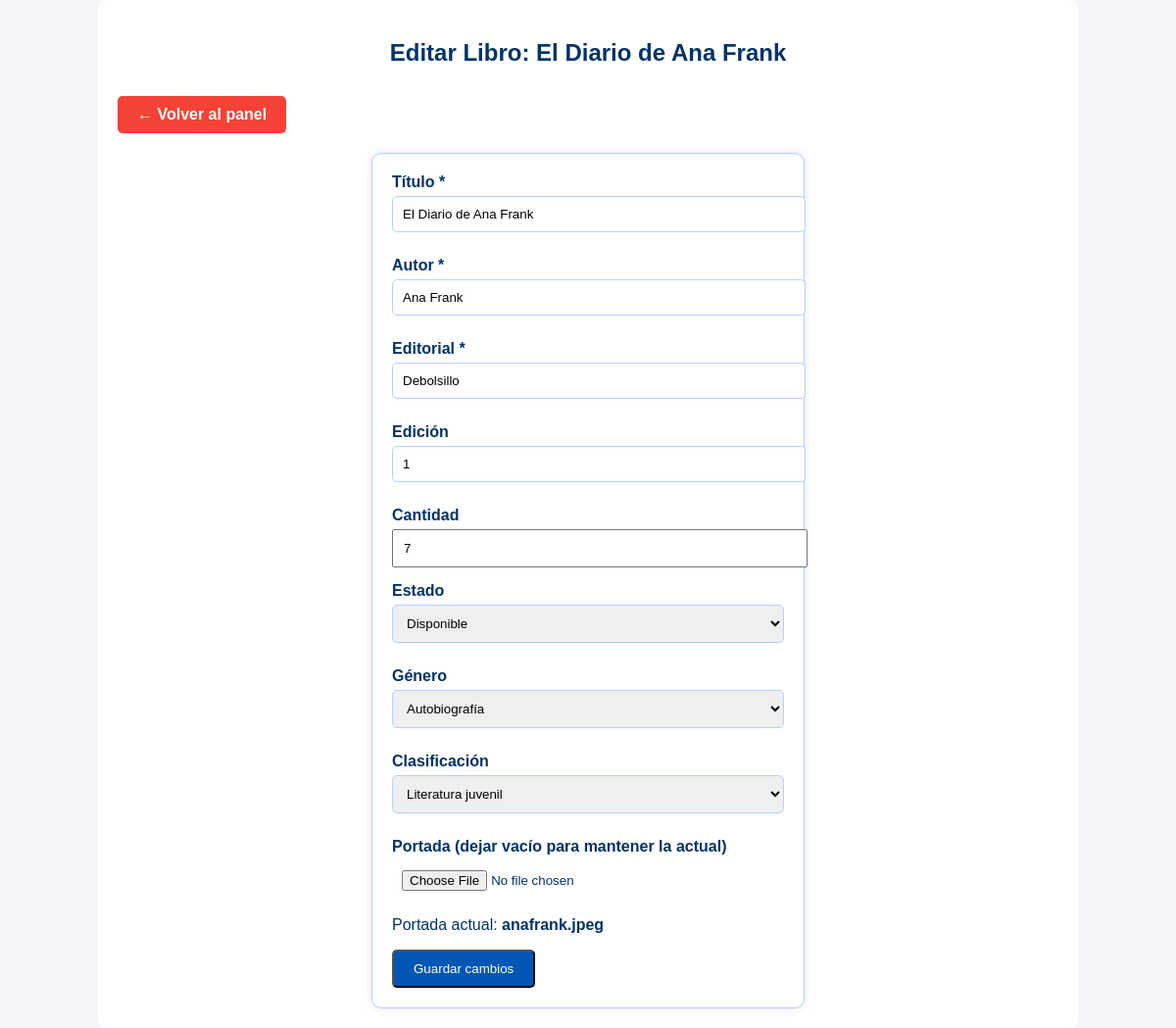
The page /editar_libro.php?id=1 on the database its author committed.
### tables this page shows
CREATE TABLE `libros` (
  `id` int(10) UNSIGNED NOT NULL,
  `titulo` varchar(255) NOT NULL,
  `autor` varchar(255) NOT NULL,
  `editorial` varchar(255) NOT NULL,
  `edicion` varchar(50) DEFAULT NULL,
  `genero_id` int(10) UNSIGNED DEFAULT NULL,
  `clasificacion_id` int(10) UNSIGNED DEFAULT NULL,
  `cantidad` int(10) UNSIGNED NOT NULL DEFAULT 1,
  `estado` enum('disponible','prestado','reservado','apartado') NOT NULL DEFAULT 'disponible',
  `portada` varchar(255) DEFAULT NULL,
  `fecha_apartado` datetime DEFAULT NULL,
  `creado_at` timestamp NOT NULL DEFAULT current_timestamp()
);

CREATE TABLE `generos` (
  `id` int(10) UNSIGNED NOT NULL,
  `nombre` varchar(100) NOT NULL
);

CREATE TABLE `clasificaciones` (
  `id` int(10) UNSIGNED NOT NULL,
  `nombre` varchar(100) NOT NULL
);

### editar_libro.php (the view, shortened to what this page needs)
<?php
require __DIR__ . '/db.php';
$libro_id = $_GET['id'];
$sql = "SELECT * FROM libros WHERE id = :id";
$stmt = $pdo->prepare($sql);
$stmt->execute([':id' => $libro_id]);
$libro = $stmt->fetch();
$generos = $pdo->query("SELECT * FROM generos")->fetchAll();
$clasificaciones = $pdo->query("SELECT * FROM clasificaciones")->fetchAll();
?>
<!DOCTYPE html>
<html lang="es">
<head>
    <link rel="stylesheet" href="styles.css">
</head>
<body>
<div class="container">
    <h2>Editar Libro: <?php echo htmlspecialchars($libro['titulo']); ?></h2>
    <a href="home_usuario.php" class="btn-back">&larr; Volver al panel</a>
    <form method="POST" enctype="multipart/form-data">
        <div class="form-group">
            <label for="titulo">Título *</label>
            <input type="text" name="titulo" value="<?php echo htmlspecialchars($libro['titulo']); ?>" required>
        </div>
        <div class="form-group">
            <label for="autor">Autor *</label>
            <input type="text" name="autor" value="<?php echo htmlspecialchars($libro['autor']); ?>" required>
        </div>
        <div class="form-group">
            <label for="editorial">Editorial *</label>
            <input type="text" name="editorial" value="<?php echo htmlspecialchars($libro['editorial']); ?>" required>
        </div>
        <div class="form-group">
            <label for="edicion">Edición</label>
            <input type="text" name="edicion" value="<?php echo htmlspecialchars($libro['edicion']); ?>">
        </div>
        <div class="form-group">
            <label for="cantidad">Cantidad</label>
            <input type="number" name="cantidad" value="<?php echo htmlspecialchars($libro['cantidad']); ?>" min="1">
        </div>
        <div class="form-group">
            <label for="estado">Estado</label>
            <select name="estado">
                <option value="disponible" <?php echo ($libro['estado'] === 'disponible') ? 'selected' : ''; ?>>Disponible</option>
            </select>
        </div>
        <div class="form-group">
            <label for="genero_id">Género</label>
            <select name="genero_id" required>
                <?php foreach ($generos as $genero): ?>
                    <option value="<?php echo $genero['id']; ?>" <?php echo ($libro['genero_id'] == $genero['id']) ? 'selected' : ''; ?>>
                        <?php echo htmlspecialchars($genero['nombre']); ?>
                    </option>
                <?php endforeach; ?>
            </select>
        </div>
        <div class="form-group">
            <label for="clasificacion_id">Clasificación</label>
            <select name="clasificacion_id" required>
                <?php foreach ($clasificaciones as $clasificacion): ?>
                    <option value="<?php echo $clasificacion['id']; ?>" <?php echo ($libro['clasificacion_id'] == $clasificacion['id']) ? 'selected' : ''; ?>>
                        <?php echo htmlspecialchars($clasificacion['nombre']); ?>
                    </option>
                <?php endforeach; ?>
            </select>
        </div>
        <div class="form-group">
            <label for="portada">Portada (dejar vacío para mantener la actual)</label>
            <input type="file" name="portada" accept="image/*">
            <?php if (!empty($libro['portada'])): ?>
                <p>Portada actual: <strong><?php echo htmlspecialchars($libro['portada']); ?></strong></p>
            <?php endif; ?>
        </div>
        <button type="submit" class="btn-submit">Guardar cambios</button>
    </form>
</div>
</body>
</html>

### styles.css (style rules this page uses)
body { font-family: Arial, sans-serif; background-color: #e6f0ff; color: #003366; margin: 0; padding: 0; }
h2 { text-align: center; color: #0059b3; }
form { max-width: 400px; margin: auto; background-color: #ffffff; padding: 20px; border: 1px solid #b3d1ff; border-radius: 10px; box-shadow: 0 0 10px rgba(0, 0, 0, 0.1); }
input[type="text"], input[type="password"], input[type="email"], input[type="date"], select { width: 95%; padding: 10px; margin: 10px 0; border: 1px solid #b3d1ff; border-radius: 5px; }
a { color: #0040b3; text-decoration: none; display: block; text-align: center; margin-top: 10px; }
a { display: inline-block; color: white; padding: 10px 0px; border-radius: 5px; text-decoration: none; font-weight: bold; margin-top: 10px; }

### editar_libro.php (style rules this page uses)
body { font-family: Arial, sans-serif; background-color: #f4f6f9; }
.container { width: 80%; margin: 0 auto; background-color: #fff; padding: 20px; border-radius: 8px; }
h2 { color: #003366; text-align: center; }
.form-group { margin-bottom: 15px; }
.form-group label { font-weight: bold; }
.form-group input, .form-group select { width: 100%; padding: 10px; margin-top: 5px; }
.btn-submit { background-color: #0056b3; color: white; padding: 10px 20px; border-radius: 5px; cursor: pointer; }
.btn-back { background-color: #f44336; color: white; padding: 10px 20px; text-decoration: none; display: inline-block; margin-bottom: 20px; }

### rows shown on the page
libros: titulo "El Diario de Ana Frank", autor "Ana Frank", editorial "Debolsillo", edicion "1", cantidad "7", estado "Disponible", genero_id "Autobiografía", clasificacion_id "Literatura juvenil", portada "anafrank.jpeg"
